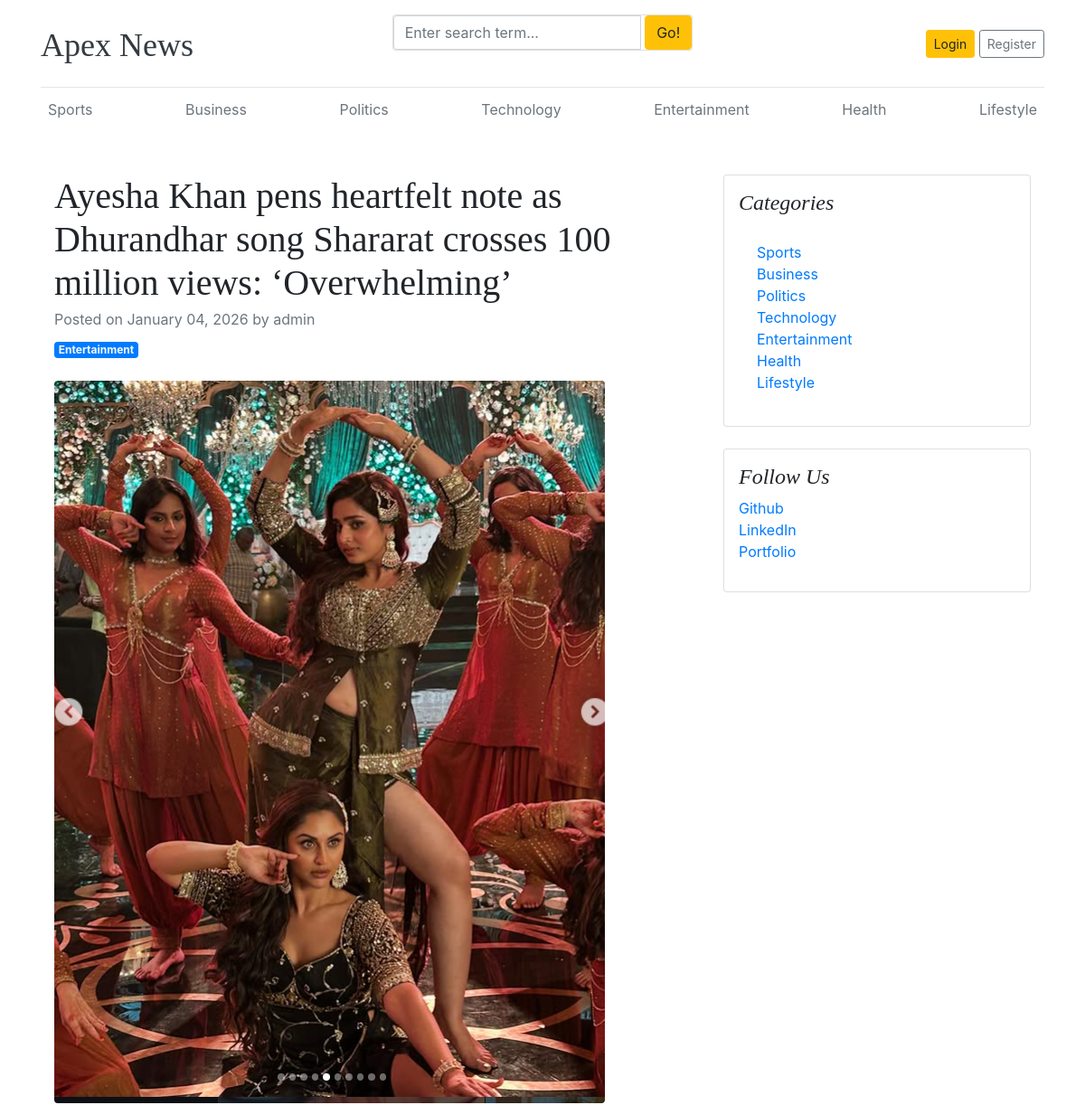
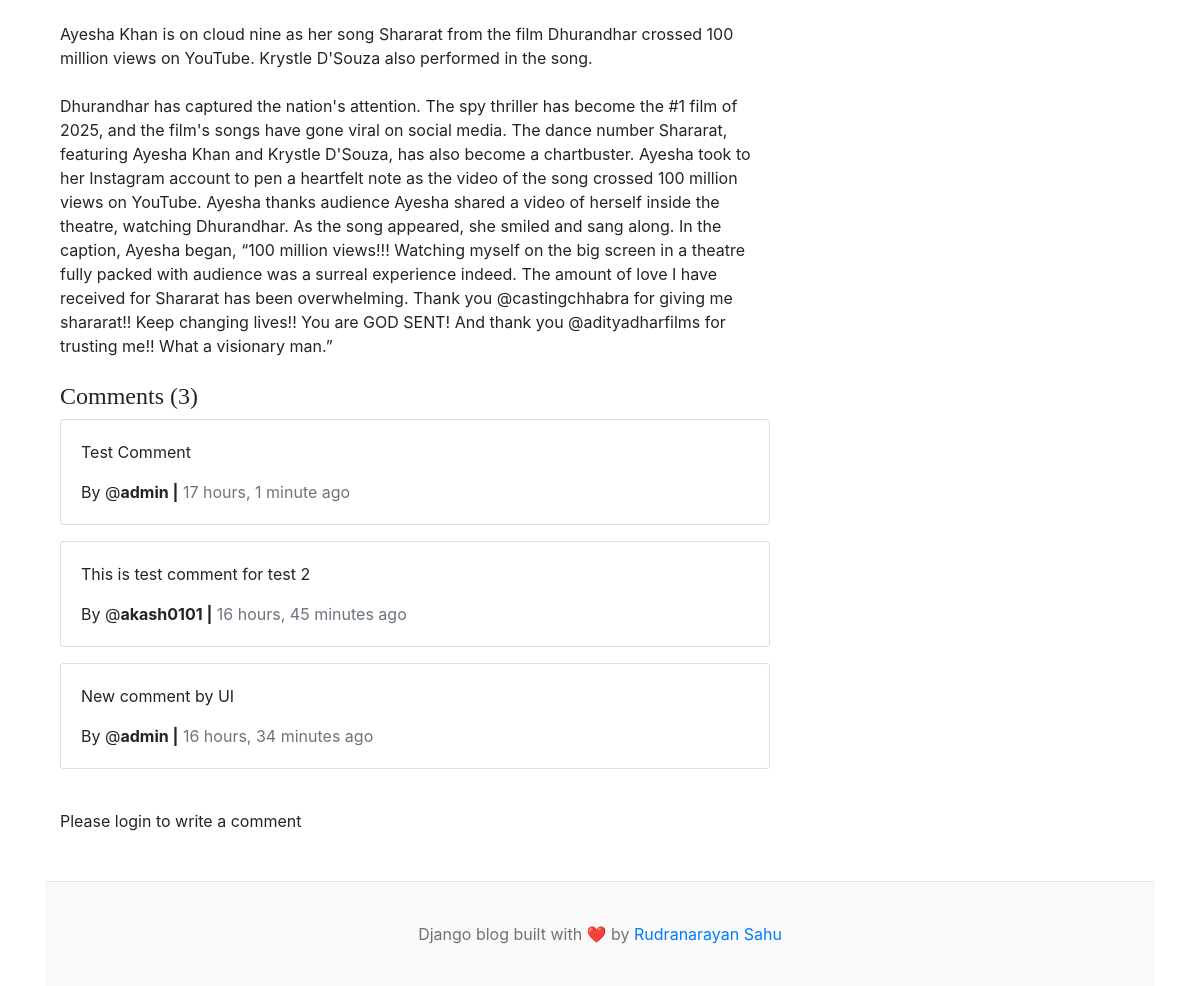
/blogs/ayesha-khan-pens-heartfelt-note-as-dhurandhar-song-shararat-crosses-100-million-views-overwhelming/, run on the app's committed database (2 pictures, top to bottom).
### blogs/models.py (models this page shows, shortened)
class Category(models.Model):
    category_name = models.CharField(max_length=50, unique=True)
    created_at = models.DateTimeField(auto_now_add=True)
    updated_at = models.DateTimeField(auto_now=True)
    class Meta:
        verbose_name = "Category"
        verbose_name_plural = "Categories"
    def __str__(self):
        return self.category_name

class Blog(models.Model):
    title = models.CharField(max_length=200)
    slug = models.SlugField(max_length=200, unique=True, blank=True)
    category = models.ForeignKey(Category, on_delete=models.CASCADE)
    author = models.ForeignKey(User, on_delete=models.CASCADE)
    featured_image = models.ImageField(upload_to='uploads/%Y/%m/%d/',)
    short_description = models.TextField(max_length=500)
    blog_body = models.TextField(max_length=2000)
    status = models.CharField(max_length=20, choices=STATUS_CHOICES, default="Draft")
    is_featured = models.BooleanField(default=False)
    created_at = models.DateTimeField(auto_now_add=True)
    updated_at = models.DateTimeField(auto_now=True)
    class Meta:
        verbose_name = "Blog"
        verbose_name_plural = "Blogs"

class Comment(models.Model):
    user = models.ForeignKey(User, on_delete=models.CASCADE)
    blog = models.ForeignKey(Blog, on_delete=models.CASCADE)
    comment = models.TextField(max_length=1000)
    created_at = models.DateTimeField(auto_now_add=True)
    updated_at = models.DateTimeField(auto_now=True)

### background/models.py (models this page shows, shortened)
class SocialLinks(models.Model):
    platform = models.CharField(max_length=100)
    url = models.URLField()
    created_at = models.DateTimeField(auto_now_add=True)
    updated_at = models.DateTimeField(auto_now=True)
    class Meta:
        verbose_name = "Social Link"
        verbose_name_plural = "Social Links"

### blogs/views.py (the view, shortened to what this page needs)
# urls.py: path('blogs/<slug:slug>/', BlogViews.blogs, name = "blogs"),
def blogs(request, slug):
    single_blog = get_object_or_404(Blog, slug=slug, status="Published")
    prev_comment = Comment.objects.filter(blog=single_blog)
    context = {
        'single_blog': single_blog,
        'comments': prev_comment,
    }
    return render(request, 'blogs.html', context)

### blogs/context_processors.py (called while the page is built)
def get_categories(request):
    from blogs.models import Category
    categories = Category.objects.all()
    return {'categories': categories}

def get_social_links(request):
    social_links = SocialLinks.objects.all()
    return {'social_links': social_links}

### templates/blogs.html (shortened to what this page needs)
{% extends "base.html" %}
{% block content %}
<div class="container mt-5">
    <div class="row">
        <div class="col-lg-8">
            <article>
                <header class="mb-4">
                    <h1 class="fw-bolder mb-1">{{ single_blog.title }}</h1>
                    <div class="text-muted fst-italic mb-2">Posted on {{ single_blog.created_at | date:"F d, Y" }} by {{ single_blog.author }}</div>
                    <a class="badge bg-primary text-decoration-none text-light" href="#!">{{ single_blog.category }}</a>
                </header>
                <figure class="mb-4"><img class="img-fluid rounded" src="{{ single_blog.featured_image.url }}" alt="..." /></figure>
                <section class="mb-5">
                    <p class="fs-5 mb-4">{{ single_blog.short_description }}</p>
                    <p class="fs-5 mb-4">{{ single_blog.blog_body }}</p>
                    <h4>Comments ({{ comments|length }})</h4>
                    {% if comments %}
                        {% for comment in comments %}
                        <div class="card mb-3">
                            <div class="card-body">
                                <p>{{ comment.comment }}</p>
                                <span>By @<strong>{{ comment.user.username }} |</strong> </span>
                                <span class="text-muted">{{ comment.created_at | timesince }} ago</span>
                            </div>
                        </div>
                        {% endfor %}
                    {% else %}
                    <p>No comments yet. Be the first to comment!</p>
                    {% endif %}
                    <br>
                    {% if user.is_authenticated %}
                    <div class="card mb-4">
                        <div class="card-body">
                            <form method="POST" action="#">
                                {% csrf_token %}
                                <div class="mb-3">
                                    <label for="comment" class="form-label">Add a Comment</label>
                                    <textarea class="form-control" id="comment" name="comment" rows="3" required></textarea>
                                </div>
                                <button type="submit" class="btn btn-primary">Submit</button>
                            </form>
                        </div>
                    </div>
                    {% else %}
                    <p>Please login to write a comment</p>
                    {% endif %}
                    </section>
            </article>
        </div>
        <div class="col-lg-4">
            <div class="card mb-4 p-3">
                <h4 class="font-italic">Categories</h4>
                <div class="card-body">
                    <div class="row">
                        <div class="col-sm-6">
                            <ul class="list-unstyled mb-0">
                                {% for category in categories %}
                                <li><a href="{% url 'posts_by_category' category.id %}">{{ category.category_name }}</a></li>
                                {% endfor %}
                            </ul>
                        </div>
                    </div>
                </div>
            </div>
            {% if social_links %}
            <div class="card mb-4 p-3">
                <h4 class="font-italic">Follow Us</h4>
                <ol class="list-unstyled">
                    {% for i in social_links %}
                    <li><a href="{{ i.url }}" target="_blank">{{ i.platform }}</a></li>
                    {% endfor %}
                </ol>
            </div>
            {% endif %}
        </div>
    </div>
</div>
{% endblock %}

### templates/base.html (shortened to what this page needs)
{% load static %}
<!DOCTYPE html>
<html lang="en">
<head>
    <link href="https://getbootstrap.com/docs/4.0/dist/css/bootstrap.min.css" rel="stylesheet" />
    <link rel="stylesheet" href="https://cdnjs.cloudflare.com/ajax/libs/font-awesome/4.7.0/css/font-awesome.min.css">
    <link href="{% static 'css/blog.css' %}" rel="stylesheet" />
</head>
<body>
    <div class="container">
        <header class="blog-header py-3">
            <div class="row flex-nowrap justify-content-between align-items-center">
                <div class="col-4 pt-1">
                    <a class="blog-header-logo text-dark" href="/">Apex News</a>
                </div>
                <div class="card mb-4">
                        <form action ="{% url 'search_blogs' %}" method="GET">
                            <div class="input-group">
                                <input class="form-control" type="text" name="keyword" value="{{ keyword }}" placeholder="Enter search term..." aria-label="Enter search term..." aria-describedby="button-search" /> &nbsp;
                                <button type="submit" class="btn btn-warning" id="button-search" type="button">Go!</button>
                            </div>
                        </form>
                </div>
                <div class="col-4 d-flex justify-content-end align-items-center">
                    {% if not user.is_authenticated %}
                    <a class="btn btn-sm btn-warning" href="{% url 'login' %}">Login</a> &nbsp;
                    <a class="btn btn-sm btn-outline-secondary" href="{% url 'register' %}">Register</a>
                    {% endif %}
                </div>
            </div>
        </header>
        <div class="nav-scroller py-1 mb-2">
            <nav class="nav d-flex justify-content-between">
                {% for category in categories %}
                <a class="p-2 text-muted" href="{% url 'posts_by_category' category.id %}">{{ category.category_name }}</a>
                {% endfor %}
            </nav>
        </div>
    {% block content %}
    {% endblock %}
    <footer class="blog-footer">
        <p>Django blog built with ❤️ by <a href="#">Rudranarayan Sahu</a></p>
    </footer>
</body>
</html>

### blog_main/static/css/blog.css (style rules this page uses)
.blog-header { border-bottom: 1px solid #e5e5e5; }
.blog-header-logo { font-family: "Playfair Display", Georgia, "Times New Roman", serif; font-size: 2.25rem; }
h1, h2, h3, h4, h5, h6 { font-family: "Playfair Display", Georgia, "Times New Roman", serif; }
.blog-footer { padding: 2.5rem 0; color: #727272; text-align: center; background-color: #f9f9f9; border-top: .05rem solid #e5e5e5; }
.blog-footer p:last-child { margin-bottom: 0; }

### data on the page
Category: category_name "Sports"
Category: category_name "Business"
Category: category_name "Politics"
Category: category_name "Technology"
Category: category_name "Entertainment"
Category: category_name "Health"
Category: category_name "Lifestyle"
Blog: title "Ayesha Khan pens heartfelt note as Dhurandhar song Shararat crosses 100 million views: ‘Overwhelming’", created_at "January 04, 2026", author "admin", category "Entertainment", featured_image (picture), short_description "Ayesha Khan is on cloud nine as her song Shararat from the film Dhurandhar crossed 100 million views on YouTube. Krystle D'Souza also performed in the song.", blog_body "Dhurandhar has captured the nation's attention. The spy thriller has become the #1 film of 2025, and the film's songs have gone viral on social media. The dance number Shararat, featuring Ayesha Khan and Krystle D'Souza, has also become a chartbuster. Ayesha took to her Instagram account to pen a heartfelt note as the video of the song crossed 100 million views on YouTube. Ayesha thanks audience Ayesha shared a video of herself inside the theatre, watching Dhurandhar. As the song appeared, she smiled and sang along. In the caption, Ayesha began, “100 million views!!! Watching myself on the big screen in a theatre fully packed with audience was a surreal experience indeed. The amount of love…"
Comment: comment "Test Comment", user.username "admin", created_at "17 hours, 1 minute"
Comment: comment "This is test comment for test 2", user.username "akash0101", created_at "16 hours, 45 minutes"
Comment: comment "New comment by UI", user.username "admin", created_at "16 hours, 34 minutes"

### other printed values
{{ comments|length }} "3"
{{ i.platform }} "Github"
{{ i.platform }} "LinkedIn"
{{ i.platform }} "Portfolio"
